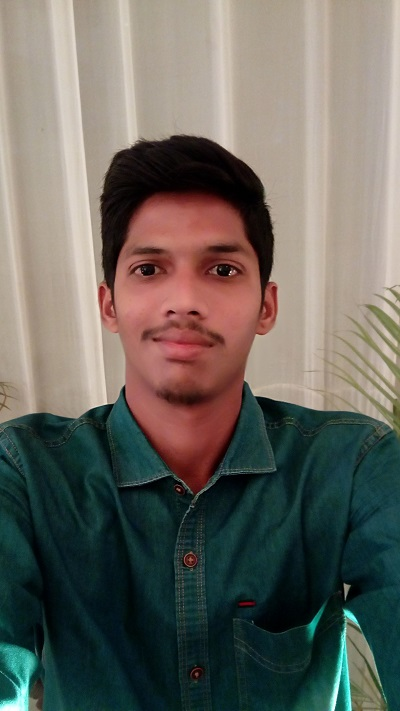
#> input picture C.jpg, 400 x 711 px
$ python watershed.py
#> lines starting #> are read from the running program, lines starting #| are printed output that depends on the picture; after the words box and inside, x2 and y2 are one past the last pixel; in counts of white or black regions, pixels touching at a corner belong together
import sys
import cv2
import numpy
from scipy.ndimage import label

def segment_on_dt(a, img):
    border = cv2.dilate(img, None, iterations=5)
    border = border - cv2.erode(border, None)

    dt = cv2.distanceTransform(img, 2, 3)
    dt = ((dt - dt.min()) / (dt.max() - dt.min()) * 255).astype(numpy.uint8)
    _, dt = cv2.threshold(dt, 180, 255, cv2.THRESH_BINARY)
    lbl, ncc = label(dt)
    lbl = lbl * (255 / (ncc + 1))
    # Completing the markers now.
    lbl[border == 255] = 255

    lbl = lbl.astype(numpy.int32)
    cv2.watershed(a, lbl)

    lbl[lbl == -1] = 0
    lbl = lbl.astype(numpy.uint8)
    return 255 - lbl


img = cv2.imread('C.jpg')
#> img is the input picture: shape (711, 400, 3); mean B, G, R 94.9, 102.4, 104.7

# Pre-processing.
img_gray = cv2.cvtColor(img, cv2.COLOR_BGR2GRAY)
_, img_bin = cv2.threshold(img_gray, 0, 255,
        cv2.THRESH_OTSU)
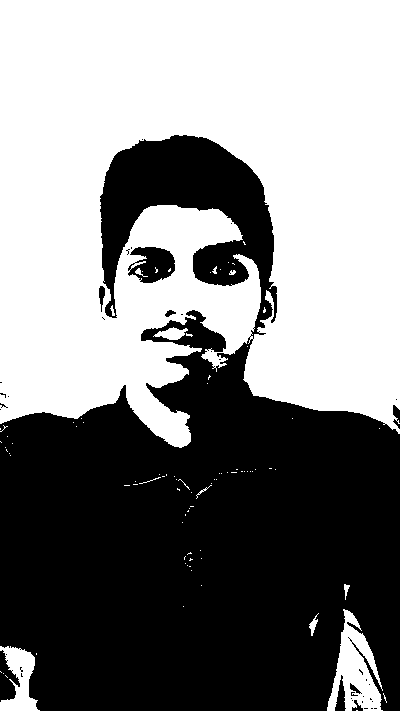
#> img_bin: shape (711, 400); 51.7% white; 39 black regions (30 under 20 px), largest, box (x1, y1, x2, y2) and area: (0, 135, 400, 711) 135078, (128, 247, 175, 283) 1149, (0, 650, 20, 702) 576
img_bin = cv2.morphologyEx(img_bin, cv2.MORPH_OPEN,
        numpy.ones((3, 3), dtype=int))
#> img_bin: shape (711, 400); 51.4% white; 23 black regions (14 under 20 px), largest, box (x1, y1, x2, y2) and area: (0, 135, 400, 711) 135811, (126, 247, 175, 283) 1267, (0, 650, 20, 702) 614

result = segment_on_dt(img, img_bin)
#> in segment_on_dt, `border = cv2.dilate(img, None, iterations=5)`: border: shape (711, 400); 57.1% white; 7 black regions (2 under 20 px), largest, box (x1, y1, x2, y2) and area: (0, 356, 400, 711) 110783, (106, 141, 269, 280) 10376, (146, 252, 170, 277) 399, (189, 324, 220, 347) 316, (0, 659, 11, 695) 224
#> in segment_on_dt, `border = border - cv2.erode(border, None)`: border: shape (711, 400); 0.9% white in thin lines or dots, all inside (x1, y1, x2, y2) = (0, 140, 400, 711)
#> in segment_on_dt, `dt = ((dt - dt.min()) / (dt.max() - dt.min()) * 255).astype(numpy.uint8)`:
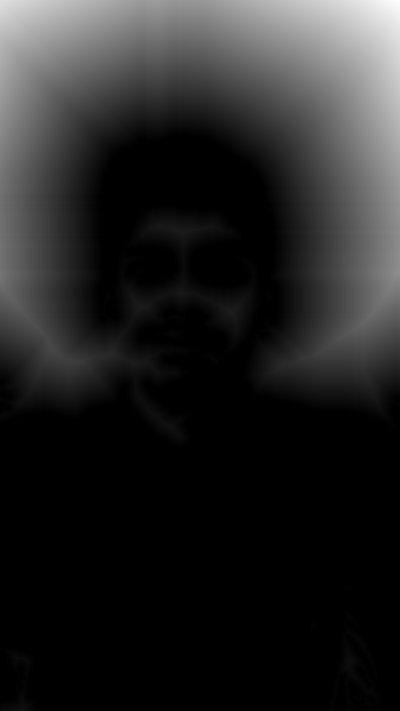
#> dt: shape (711, 400); min 0, max 255, mean 37
#> in segment_on_dt, `_, dt = cv2.threshold(dt, 180, 255, cv2.THRESH_BINARY)`: dt: shape (711, 400); 2.6% white; 2 white regions, box (x1, y1, x2, y2) and area: (262, 0, 400, 127) 5647, (0, 0, 88, 45) 1809
#> in segment_on_dt, `lbl, ncc = label(dt)`:
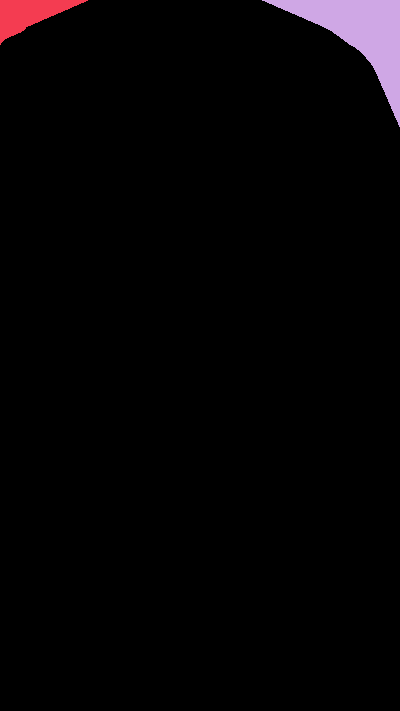
#> lbl: shape (711, 400) int32; 3 distinct labels, from 0 to 2; one colour per label, 0 black
#> in segment_on_dt, `lbl, ncc = label(dt)`: ncc = 2
#> in segment_on_dt, `lbl[border == 255] = 255`: lbl: shape (711, 400) float64; min 0, max 255, mean 6.2
#> in segment_on_dt, `lbl = lbl.astype(numpy.int32)`: lbl: shape (711, 400) int32; 4 distinct labels, from 0 to 255
#> in segment_on_dt, `lbl[lbl == -1] = 0`:
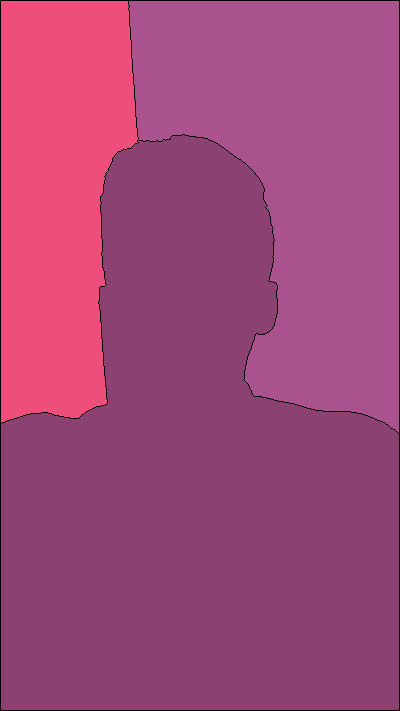
#> lbl: shape (711, 400) int32; 4 distinct labels, from 0 to 255; one colour per label, 0 black
#> in segment_on_dt, `lbl = lbl.astype(numpy.uint8)`:
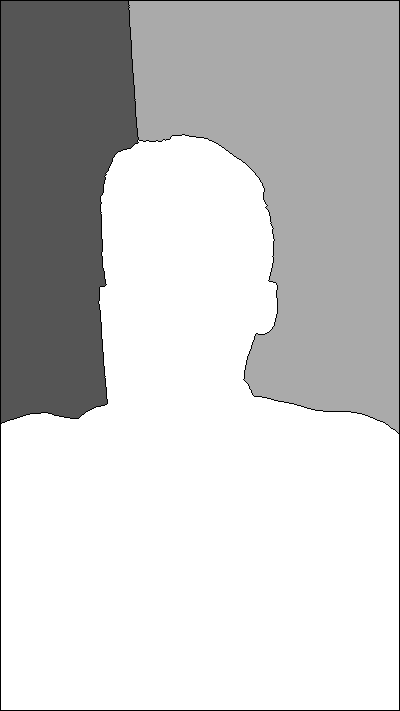
#> lbl: shape (711, 400); min 0, max 255, mean 202.1
#> in segment_on_dt, `return 255 - lbl`:
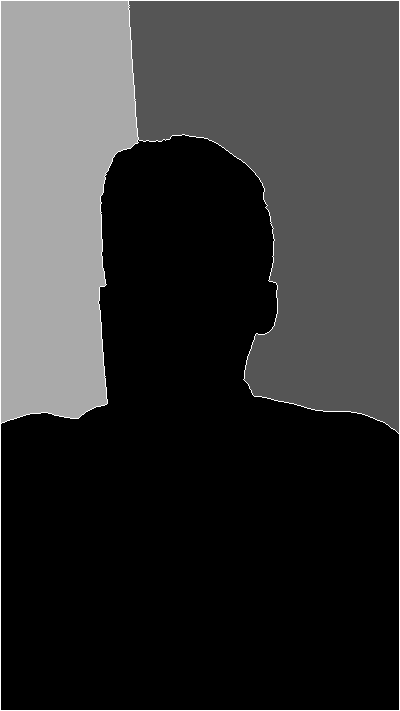
#> returned value: shape (711, 400); min 0, max 255, mean 52.9
cv2.imshow('result', result)

result[result != 255] = 0
#> result: shape (711, 400); 1.1% white in thin lines or dots
result = cv2.dilate(result, None)
#> result: shape (711, 400); 2.8% white; 1 white region, box (x1, y1, x2, y2) and area: (0, 0, 400, 711) 8018
img[result == 255] = (0, 0, 255)
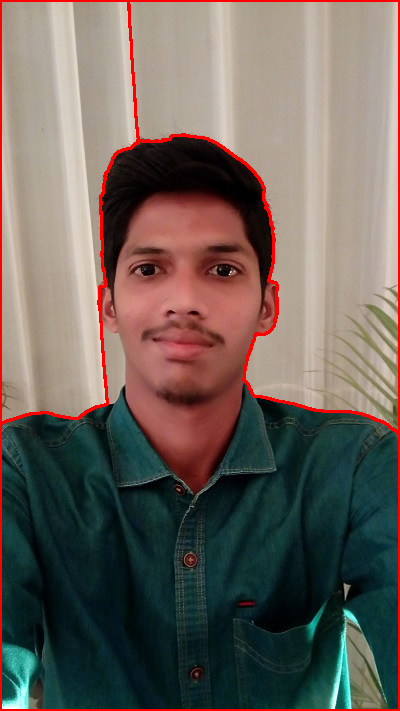
#> img: shape (711, 400, 3); 2.82% of pixels changed, all inside (x1, y1, x2, y2) = (0, 0, 400, 711)
cv2.imshow('image', img)

cv2.waitKey(0)

$ run again, with F.jpg copied over C.jpg
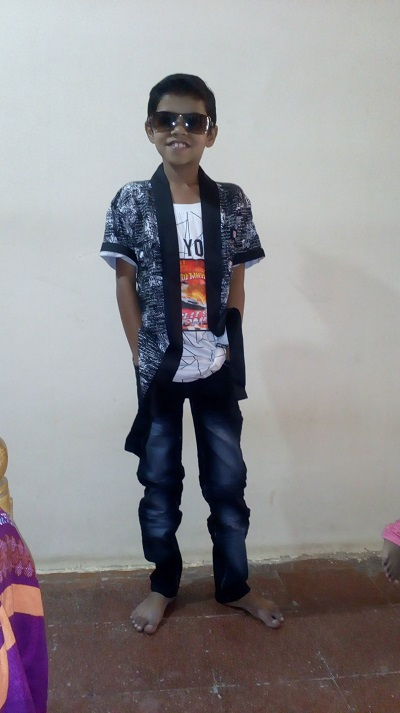
#> input picture F.jpg, 400 x 713 px
#> img is the input picture: shape (713, 400, 3); mean B, G, R 142.2, 139.2, 141.8
#> in segment_on_dt, `lbl, ncc = label(dt)`:
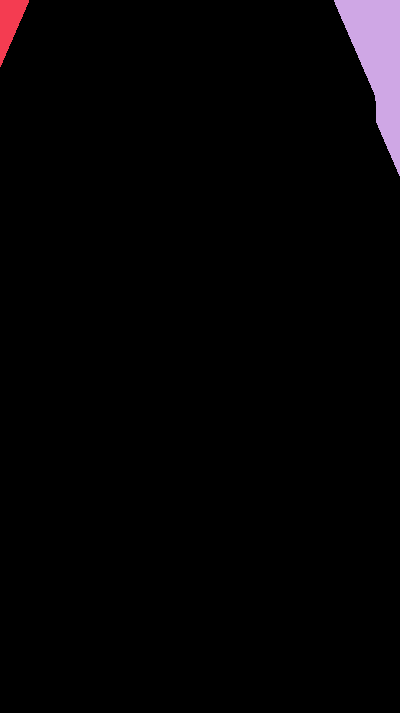
#> lbl: shape (713, 400) int32; 3 distinct labels, from 0 to 2; one colour per label, 0 black
#> ncc = 2
#> `img[result == 255] = (0, 0, 255)`:
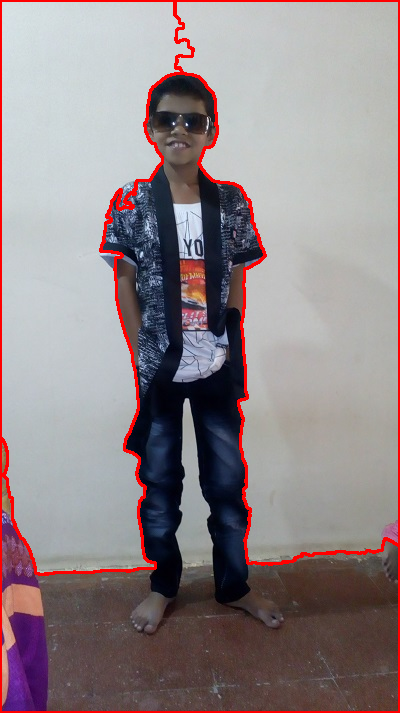
#> img: shape (713, 400, 3); 3.69% of pixels changed, all inside (x1, y1, x2, y2) = (0, 0, 400, 713)

$ run again, with J.jpg copied over C.jpg
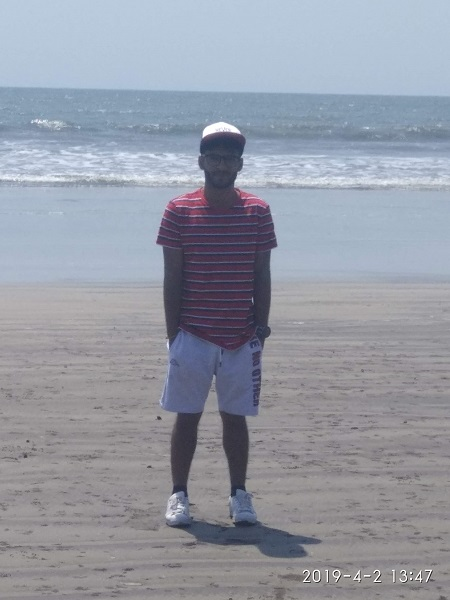
#> input picture J.jpg, 450 x 600 px
#> img is the input picture: shape (600, 450, 3); mean B, G, R 165, 153.6, 148.9
#> `_, img_bin = cv2.threshold(img_gray, 0, 255, cv2.THRESH_OTSU)`:
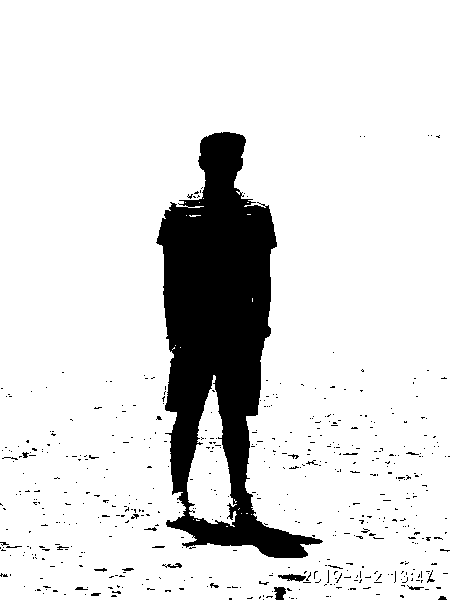
#> img_bin: shape (600, 450); 87.4% white; 518 black regions (495 under 20 px), largest, box (x1, y1, x2, y2) and area: (156, 132, 323, 558) 31267, (278, 574, 306, 582) 129, (274, 587, 286, 600) 119
#> ncc = 1
#> `img[result == 255] = (0, 0, 255)`:
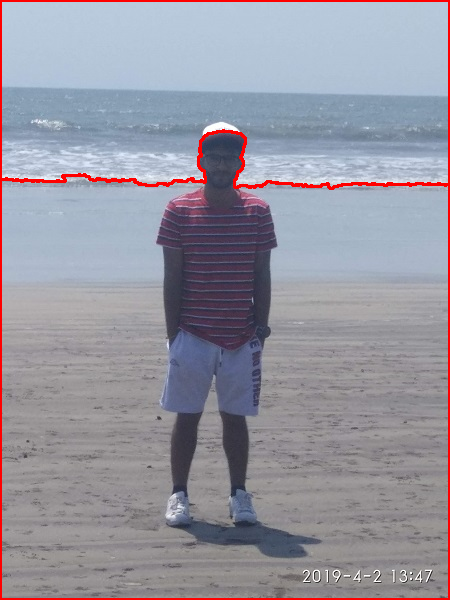
#> img: shape (600, 450, 3); 2.31% of pixels changed, all inside (x1, y1, x2, y2) = (0, 0, 450, 600)
